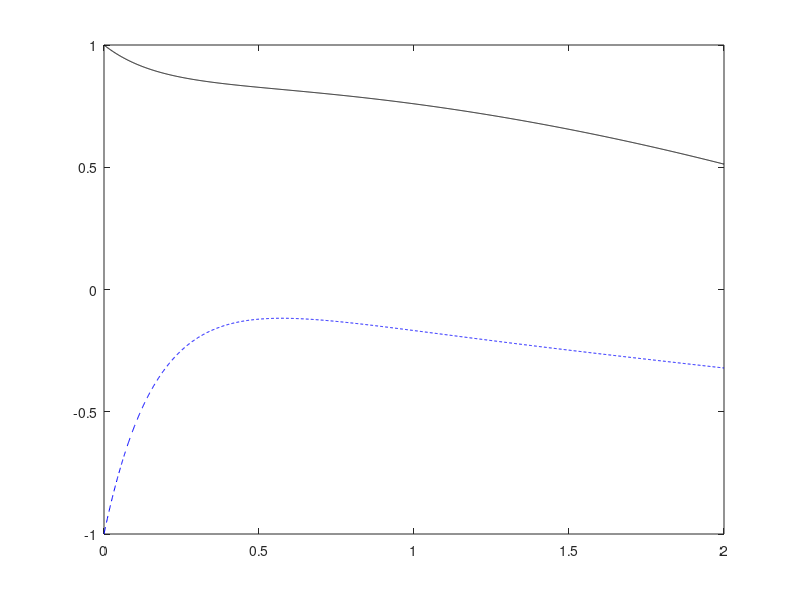
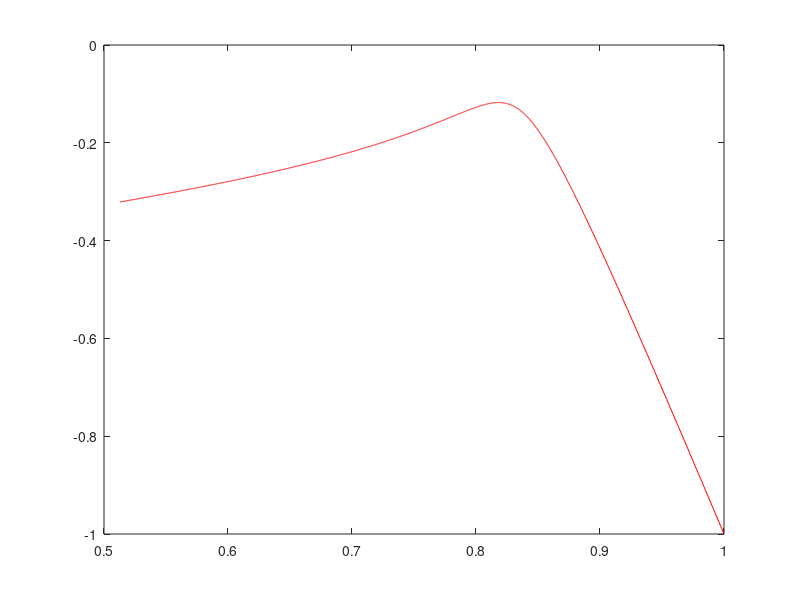

Write MATLAB code to recreate these figures, in order.
t_init=0;
t_fin=2;
y_init=1;
v_init=-1;
h=0.001;
steps=(t_fin-t_init)/h;

t_vals=zeros(1,steps+1);
y_vals=zeros(1,steps+1);
v_vals=zeros(1,steps+1);

t_vals(1)=t_init;
y_vals(1)=y_init;
v_vals(1)=v_init;

for i=2:steps+1
    t_vals(i) = t_vals(i-1) + h;
    y_vals(i) = y_vals(i-1) + h*v_vals(i-1);
    v_vals(i) = v_vals(i-1) + h*(- t_vals(i-1)*cosh(y_vals(i-1)^2) - 6*v_vals(i-1));
end

figure(1)
plot(t_vals,y_vals,'k-')
hold on
plot(t_vals,v_vals,'b--')
hold off

figure(2)
plot(y_vals,v_vals,'r-')